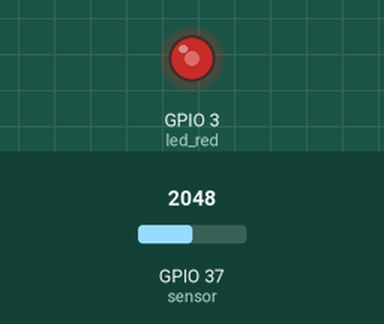
Simulated run of this sketch. Board: ESP32. Parts: output pins drawn as LEDs (lit = HIGH). Inputs (shaded band) come from the test bench; at power-on: GPIO 37 (sensor) = 2048. What the sketch prints to the serial monitor is not drawn.

Above: at 1.2 s.
1.3 s: GPIO 37 (sensor) set to 1228
At 2.1 s:
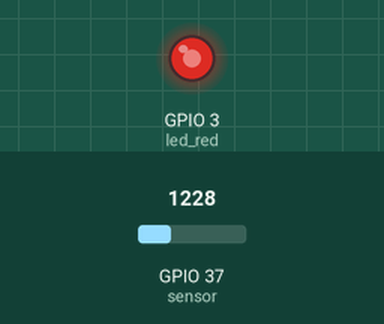
2.8 s: GPIO 37 (sensor) set to 491
At 3.2 s:
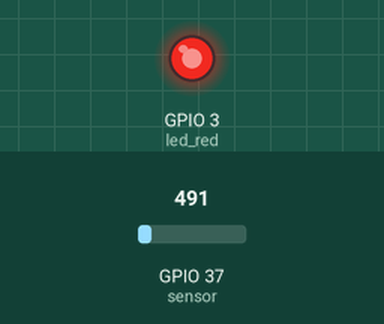
4.3 s: GPIO 37 (sensor) set to 3603
At 5.5 s:
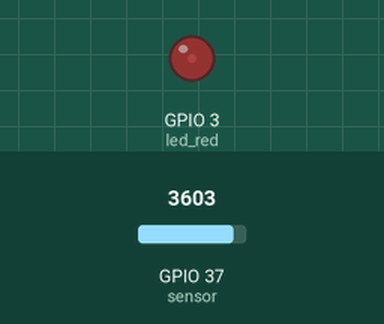
5.8 s: GPIO 37 (sensor) set to 4095
At 6.7 s:
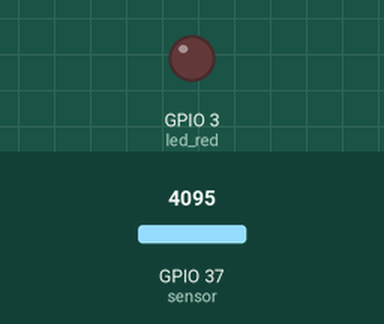
7.3 s: GPIO 37 (sensor) set to 2047
At 7.8 s:
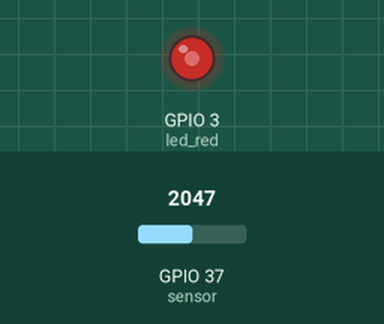
Timing chart, 0 to 9.8 s (numbered marks = the images above; inputs shaded):
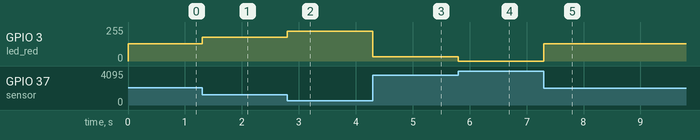

The sketch:

03._photoresistor_sensoer_led_fade.ino
```cpp
int sensor = A1;
int led_red = D2;
int brightness = 0;

void setup(){
  Serial.begin(115200);
  ledcSetup(0, 4000, 8);
  ledcAttachPin(led_red, 0);
  }

void loop(){
  int sensor_result = analogRead(sensor);
  brightness = map(sensor_result, 0, 4095, 255, 0);
  Serial.println(brightness);
  ledcWrite(0, brightness);
  }
```

Measured:
- after the input at 1.3 s, GPIO 3 (led_red): 128/255 → 178/255 at once
- after the input at 2.8 s, GPIO 3 (led_red): 178/255 → 224/255 at once
- after the input at 4.3 s, GPIO 3 (led_red): 224/255 → 31/255 at once
- after the input at 5.8 s, GPIO 3 (led_red): 31/255 → 0/255 at once
- after the input at 7.3 s, GPIO 3 (led_red): 0/255 → 128/255 at once
